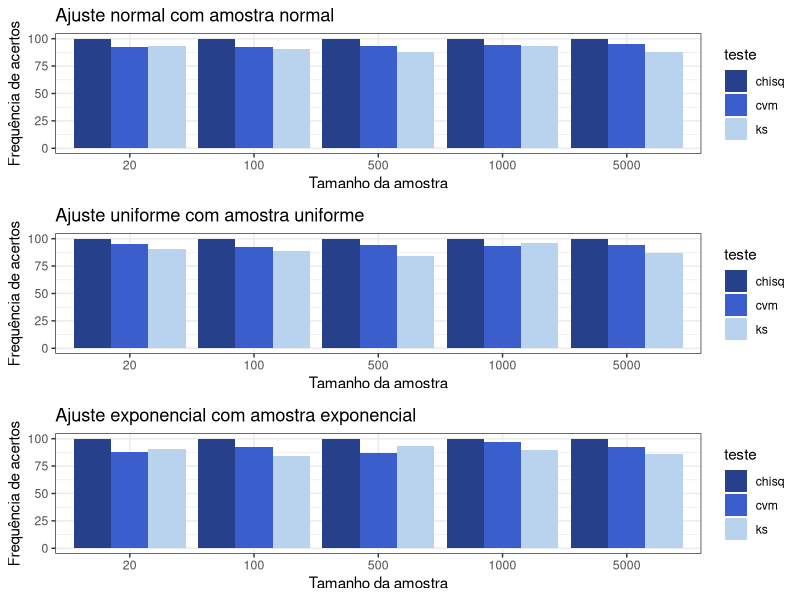
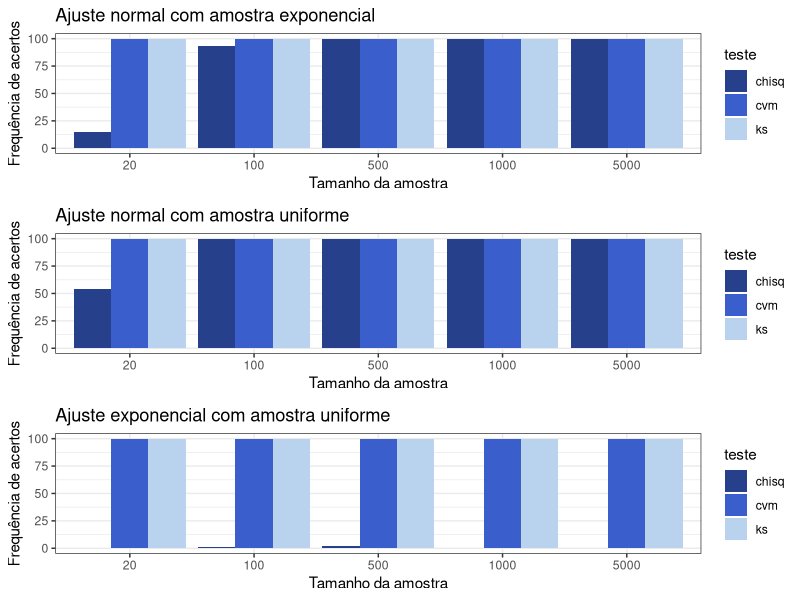
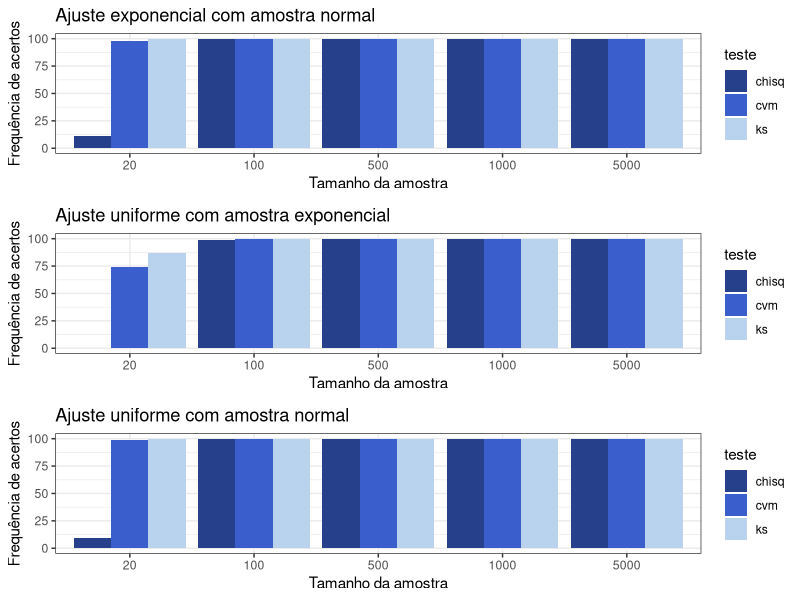

The R script that drew these images, in order:
## ---- chunk 1
knitr::opts_chunk$set(echo = TRUE)


## ---- chunk 2
library(magrittr, warn.conflicts=F)
library(dplyr,warn.conflicts=F)
library(stringr,warn.conflicts = F)

n_interval <- function(x, inf, sup) {
  return(length(x[x>inf & x < sup]))
}

obs <- function(x, intervalos) {
  observados <- length(x[x<intervalos[1]])
  for(i in 1:(length(intervalos)-1)){
        observados <- c(observados, n_interval(x, intervalos[i], intervalos[i+1]))
  }
  observados <- c(observados, length(x[x > intervalos[length(intervalos)]]))
  observados
  
}

chisq.test <- function(x, dist='pnorm') {
  library(magrittr,warn.conflicts = F)
  if(dist=='pnorm'){
    if(length(x) == 10){
      intervalos=0
    }else{
      p <- 5/length(x)
      d <- seq(p, 0.5, by=p)
      intervalos <- c(qnorm(d, lower.tail=T), rev(-qnorm(d, lower.tail = T))) %>% unique()
      qui <- sum(((obs(x, intervalos) - 5)^2)/5)
      p.value <- pchisq(qui, df=length(x)-2, lower.tail = F)
    }
  }else if(dist == 'pexp'){
    p <- 5/length(x)
    d <- seq(p, 0.5, by=p)
    d_a <- d[-length(d)] + 0.5
    d <- c(d, d_a)
    intervalos <- qexp(d, rate=1)
    qui <- sum(((obs(x, intervalos) -5)^2)/5)
    p.value <- pchisq(qui, df=length(x)-1, lower.tail=F)
  }else if(dist=='punif'){
    #code uniforme
    p <- 5/length(x)
    d <- seq(p, 0.5, by=p)
    d_a <- d[-length(d)] + 0.5
    d <- c(d, d_a)
    intervalos <- qunif(d, 0, 1)
    qui <- sum(((obs(x, intervalos) -5)^2)/5)
    p.value <- pchisq(qui, df=length(x)-1, lower.tail=F)
  }
  resultado <- list(int = intervalos, d=d, p=p, obs = obs(x, intervalos),qui=qui,
                    p.value=p.value)
  return(resultado)
}

##normal
library(goftest)

comp <- function(r, p) {
  set.seed(1000)
  resultado <- list()
  testes <- c('chisq'= chisq.test, 'ks' = ks.test, 'cvm' = cvm.test)
  for(i in 1:3){
    n_n <- vector()
    for(n in c(20, 100, 500, 1000, 5000)){
      p.valor <- vector()
      for(experimento in 1:100){
        amostra <- eval(parse(text=r))(n)
        p.valor <- c(p.valor, testes[[i]](amostra, p)$p.value)
      }
      acertos <- length(p.valor[p.valor > 0.1])
      n_n <- c(n_n, acertos)
    }
    resultado[[names(testes[i])]] <- n_n
  }
  resultado
    
}
library(purrr,warn.conflicts = F)
library(tidyr,warn.conflicts = F)
library(ggplot2,warn.conflicts = F)
tidy <- function(df) {
    df_f <- gather(df %>% as.data.frame(), var, value, -n) %>% 
    unite('gp',var,n,remove=F) %>%
    separate(var,c('distri', 'teste')) %>% rename(acerto = value) %>%
    mutate(erro = 100 - acerto)
    df_f$n <- as.factor(df_f$n)
    return(df_f)
}

pp <- function(df, distribuicao, mode, titulo){
  mycol <- c('royalblue4', 'royalblue3', 'slategray2')
    pl <- df %>% filter(str_detect(distri, distribuicao)) %>%
    ggplot(aes_string('n',mode)) +
    geom_bar(stat='identity', position=position_dodge(), aes(fill=teste)) +
      scale_x_discrete(labels=rep(c(20, 100, 500, 1000, 5000),3)) +
      labs(x='Tamanho da amostra', y='Frequência de acertos', title=titulo) +
      scale_fill_manual(values=mycol) +
      theme_bw()
    return(pl)
}
##normal
normal <- map2(list('rnorm', 'rexp', 'runif'), list('pnorm'), comp)
names(normal) <- c('norm', 'exp', 'runif')
normal$n <- c(20, 100, 500, 1000, 5000)

p_n <- normal %>% tidy() %>% pp('norm','acerto', 'Ajuste normal com amostra normal')
p_n_e <- normal %>% tidy() %>% pp('exp', 'erro', 'Ajuste normal com amostra exponencial')
p_n_u <- normal %>% tidy() %>% pp('runif', 'erro', 'Ajuste normal com amostra uniforme')

#exponencial
exponencial <- map2(list('rnorm', 'rexp', 'runif'), list('pexp'), comp)
names(exponencial) <- c('norm', 'exp', 'runif')
exponencial$n <- c(20, 100, 500, 1000, 5000)

p_e <- exponencial %>% tidy %>% pp('exp','acerto', 'Ajuste exponencial com amostra exponencial')
p_e_n <- exponencial %>% tidy %>% pp('norm','erro' ,"Ajuste exponencial com amostra normal")
p_e_u <- exponencial %>% tidy %>% pp('runif','erro' ,'Ajuste exponencial com amostra uniforme')

#uniforme
uniforme <- map2(list('rnorm', 'rexp', 'runif'), list('punif'), comp)
names(uniforme) <- c('norm', 'exp', 'runif')
uniforme$n <- c(20, 100, 500, 1000, 5000)

p_u <- uniforme %>% tidy %>% pp('runif','acerto', 'Ajuste uniforme com amostra uniforme')
p_u_n <- uniforme %>% tidy %>% pp('norm','erro', 'Ajuste uniforme com amostra normal')
p_u_e <- uniforme %>% tidy %>% pp('exp','erro', 'Ajuste uniforme com amostra exponencial')


##multiplot
multiplot <- function(..., plotlist=NULL, file, cols=1, layout=NULL) {
  library(grid,warn.conflicts = F)

  # Make a list from the ... arguments and plotlist
  plots <- c(list(...), plotlist)

  numPlots = length(plots)

  # If layout is NULL, then use 'cols' to determine layout
  if (is.null(layout)) {
    # Make the panel
    # ncol: Number of columns of plots
    # nrow: Number of rows needed, calculated from # of cols
    layout <- matrix(seq(1, cols * ceiling(numPlots/cols)),
                    ncol = cols, nrow = ceiling(numPlots/cols))
  }

 if (numPlots==1) {
    print(plots[[1]])

  } else {
    # Set up the page
    grid.newpage()
    pushViewport(viewport(layout = grid.layout(nrow(layout), ncol(layout))))

    # Make each plot, in the correct location
    for (i in 1:numPlots) {
      # Get the i,j matrix positions of the regions that contain this subplot
      matchidx <- as.data.frame(which(layout == i, arr.ind = TRUE))

      print(plots[[i]], vp = viewport(layout.pos.row = matchidx$row,
                                      layout.pos.col = matchidx$col))
    }
  }
}
## ---- chunk 3
ks.test(rnorm(400, mean=40, sd=2), 'pnorm', 40, 2)
## ---- chunk 4
library(goftest)
cvm.test(rnorm(400), 'pnorm')
## ---- chunk 5
multiplot(p_n, p_u, p_e)
## ---- chunk 6
multiplot(p_n_e, p_n_u, p_e_u)
## ---- chunk 7
multiplot(p_e_n, p_u_e, p_u_n)
